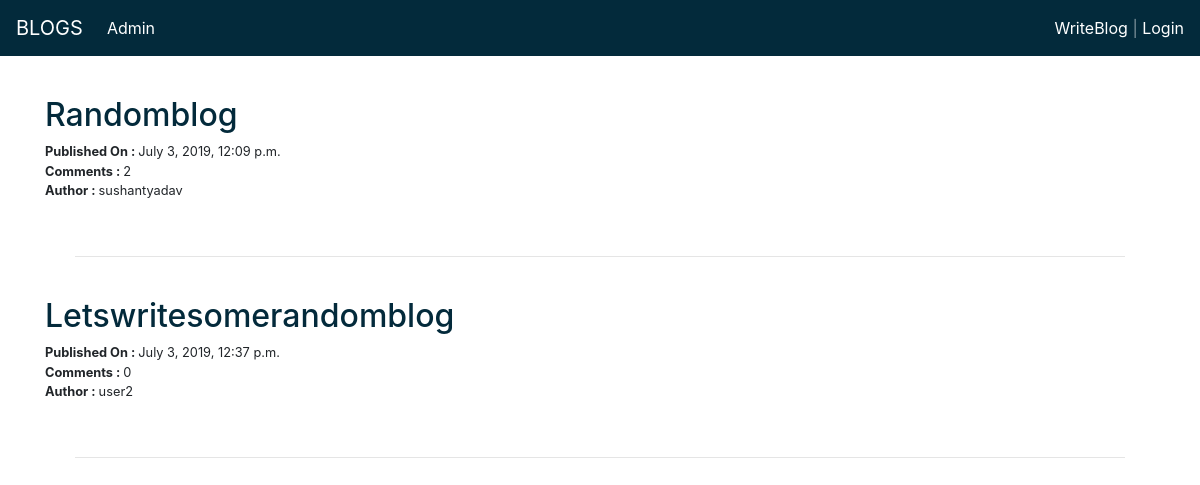
The page /blog/ on the database as committed earlier.
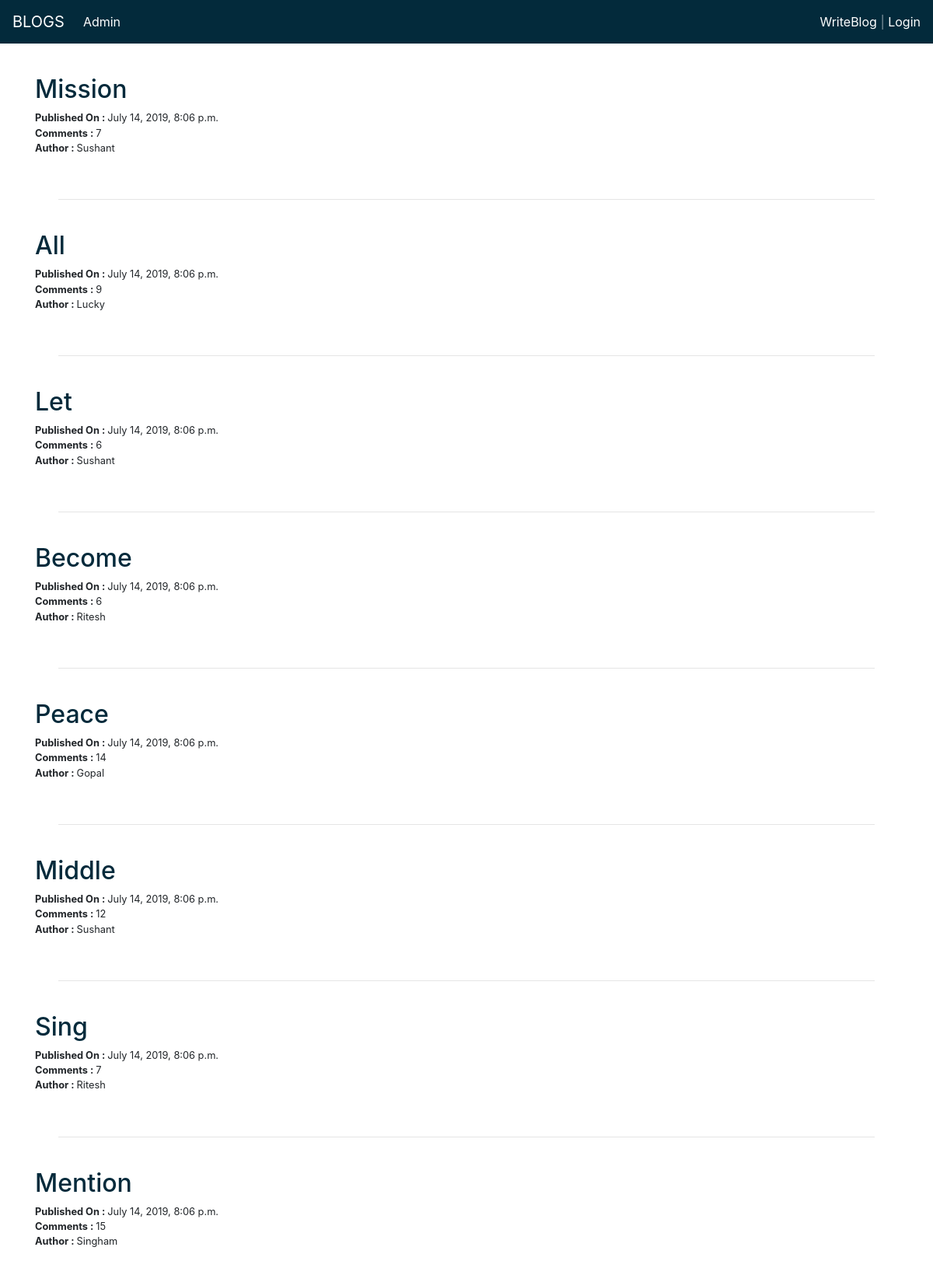
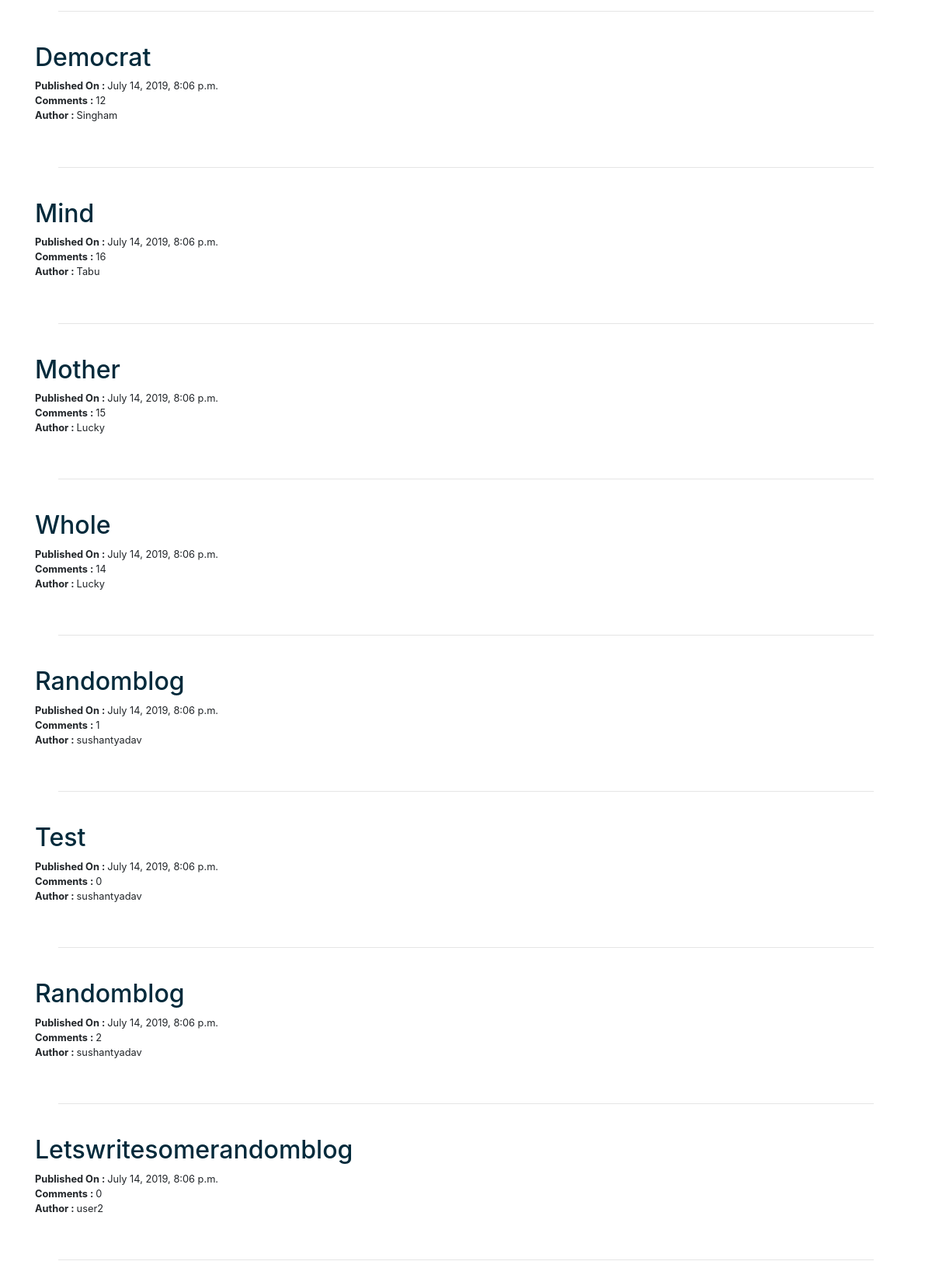
The same page on the database as committed later (2 pictures, top to bottom).
### blog/models.py (models this page shows, shortened)
class Blog(models.Model):
    authorName = models.ForeignKey(User,on_delete=models.CASCADE,related_name='blog')
    title = models.CharField(max_length=200)
    content = models.TextField()
    created_date = models.DateTimeField(default=timezone.now)
    published_date = models.DateTimeField(blank=True, null=True)

class Comment(models.Model):
    post = models.ForeignKey(Blog,on_delete=models.CASCADE,related_name='comments')
    authorName = models.ForeignKey(User,on_delete=models.CASCADE,related_name='comments')
    content = models.TextField()
    created_date = models.DateTimeField(default=timezone.now)
    aproved = models.BooleanField(default=False)

### blog/views.py (the view)
# urls.py: path('', views.blogList.as_view(), name='blogListPage'),
class blogList(ListView):
    model = Blog
    template_name = 'blog/blogList.html'
    context_object_name = 'blogList'

### blog/templatetags/myTags.py (called while the page is built)
@register.filter
def customFilter(value):
    value = value.filter(aproved=True)
    return value

### blog/templates/blog/blogList.html
<!DOCTYPE html>
{% extends 'blog/base.html' %}
{% load myTags %}
  {% block body_block %}
    <br><br><br>
    {% for i in blogList reversed %}
      {% if i.published_date != None %}
        <h2><a class="blogLink" href="{% url 'blog:blogDisplayPage' pk=i.id %}">{{ i.title | title }}</a></h2>
        <p class="Info">
          <strong>Published On : </strong>{{ i.published_date }}<br>
          <strong>Comments : </strong>{{ i.comments.all | customFilter | length }}<br>
          <strong>Author : </strong>{{ i.authorName }}
        </p>
        <br><div class="container"><div class="container"><hr></div></div><br>
      {% endif %}
    {% endfor %}
  {% endblock %}

### blog/templates/blog/base.html (shortened to what this page needs)
<!DOCTYPE html>
{% load staticfiles %}
<html lang="en">
<head>
  <link rel="stylesheet" href="https://maxcdn.bootstrapcdn.com/bootstrap/4.3.1/css/bootstrap.min.css">
  <link rel="stylesheet" href="{% static 'stylesheet/base.css' %}">
</head>
<body>
  <nav class="navbar navbar-expand-lg navbar-dark bg-dark-blue fixed-top">
  <a class="navbar-brand" href="{% url 'blog:blogListPage' %}">BLOGS</a>
  <div class="collapse navbar-collapse" id="navbarSupportedContent">
    <ul class="navbar-nav mr-auto">
      <li class="nav-item active">
        <a class="nav-link" href="{% url 'admin:index' %}">Admin <span class="sr-only">(current)</span></a>
      </li>
    </ul>
    <span class="navbar-text">
          <a href="{% url 'blog:blogCreatePage' %}">WriteBlog </a>
          <span> | </span>
          {% if user.is_authenticated %}
          <a href="{% url 'blog:logoutPage' %}">Logout </a>
          {% else %}
          <a href="{% url 'blog:loginPage' %}">Login </a>
          {% endif %}
    </span>
  </div>
</nav>
<header>
</header>
<div class="container">
  {% block body_block %}
  {% endblock %}
</div>
</body>
</html>

### static/stylesheet/base.css (style rules this page uses)
.bg-dark-blue { background-color: #032A3B; }
p { font-size: 1.2rem; }
.blogLink { color: #032A3B; text-decoration: none; }
.Info { font-size: .8rem; }

Rows that differ between the two databases and show on the page:
added Blog: title "Mission", published_date "July 14, 2019, 8:06 p.m.", comments.all|customFilter "7", authorName "Sushant"
added Blog: title "All", published_date "July 14, 2019, 8:06 p.m.", comments.all|customFilter "9", authorName "Lucky"
added Blog: title "Let", published_date "July 14, 2019, 8:06 p.m.", comments.all|customFilter "6", authorName "Sushant"
added Blog: title "Become", published_date "July 14, 2019, 8:06 p.m.", comments.all|customFilter "6", authorName "Ritesh"
added Blog: title "Peace", published_date "July 14, 2019, 8:06 p.m.", comments.all|customFilter "14", authorName "Gopal"
added Blog: title "Middle", published_date "July 14, 2019, 8:06 p.m.", comments.all|customFilter "12", authorName "Sushant"
added Blog: title "Sing", published_date "July 14, 2019, 8:06 p.m.", comments.all|customFilter "7", authorName "Ritesh"
added Blog: title "Mention", published_date "July 14, 2019, 8:06 p.m.", comments.all|customFilter "15", authorName "Singham"
added Blog: title "Democrat", published_date "July 14, 2019, 8:06 p.m.", comments.all|customFilter "12", authorName "Singham"
added Blog: title "Mind", published_date "July 14, 2019, 8:06 p.m.", comments.all|customFilter "16", authorName "Tabu"
added Blog: title "Mother", published_date "July 14, 2019, 8:06 p.m.", comments.all|customFilter "15", authorName "Lucky"
added Blog: title "Whole", published_date "July 14, 2019, 8:06 p.m.", comments.all|customFilter "14", authorName "Lucky"
added Blog: title "Randomblog", published_date "July 14, 2019, 8:06 p.m.", comments.all|customFilter "1", authorName "sushantyadav"
now on this page (row edited): Blog: title "Test", published_date "July 14, 2019, 8:06 p.m.", comments.all|customFilter "0", authorName "sushantyadav"
changed Blog (number 15 of 16 on the later page): published_date "July 3, 2019, 12:09 p.m." → "July 14, 2019, 8:06 p.m."
changed Blog "Letswritesomerandomblog": published_date "July 3, 2019, 12:37 p.m." → "July 14, 2019, 8:06 p.m."
